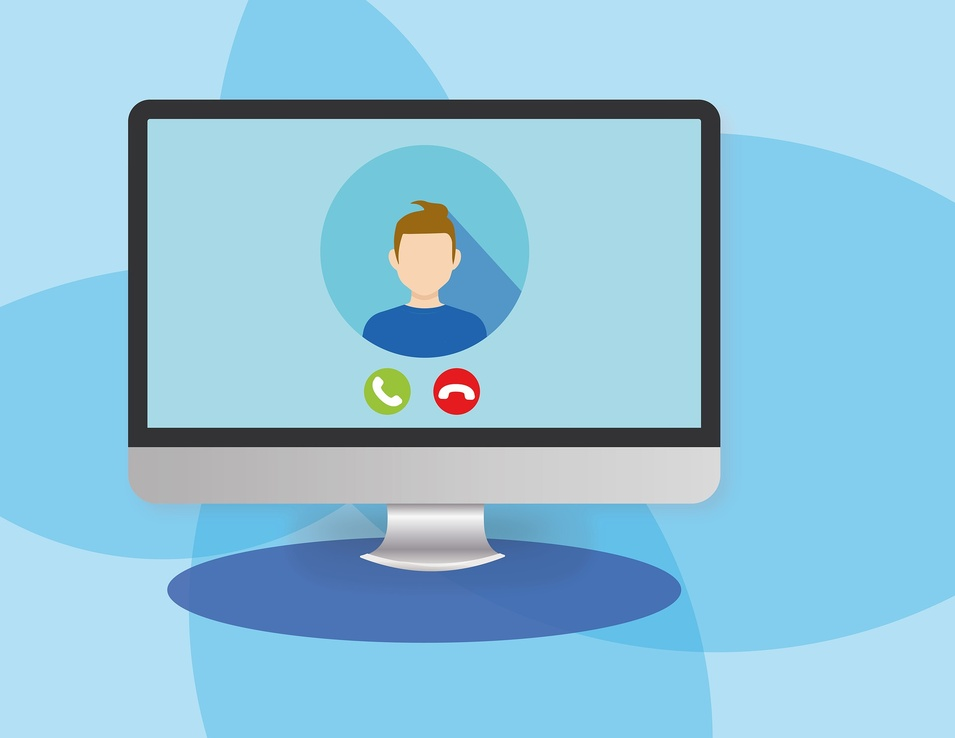
#> input picture example images/computer-5736011_1920.jpg, 955 x 738 px, shrunk from 1920 x 1484 before the run
$ python test.py
#> lines starting #> are read from the running program, lines starting #| are printed output that depends on the picture; long printed decimals are rounded
### source/watermark.py
import numpy as np
from numpy.random import Generator, PCG64
from cv2 import cv2

def embed_watermark(arr, seed:int, data:bytes, a=[-1, 0, 1], p=[0.1, 0.8, 0.1]):
    rg = Generator(PCG64(seed))
    for byte in data:
        for bit in [(byte >> i) & 1 for i in range(0, 8)]:
            pn = rg.choice(a, p=p, size=arr.shape)
            arr = arr + pn if bit else arr - pn
    arr[arr > 255] = 255
    arr[arr < 0] = 0
    return arr


def recover_watermark(arr, seed:int, length:int, a=[-1, 0, 1], p=[0.1, 0.8, 0.1]):
    rg = Generator(PCG64(seed))
    data = []
    for byte in range(0, length):
        byte = 0
        for i in range(0, 8):
            pn = rg.choice(a, p=p, size=arr.shape)
            byte += 1 << i if np.sign(np.sum(arr * pn)) > 0 else 0
        data.append(byte)
    return bytes(data)

### source/cvgui.py
import os
from functools import partial
from collections import namedtuple
from tkinter import filedialog
from cv2 import cv2
import numpy as np

class Area(tuple):
    AreaTuple = namedtuple('AreaTuple', ('height', 'width'))

    @classmethod
    def new(cls, window, top_left_pos, area_shape):
        '''
        初始化。由于tuple的初始化比较魔法，尝试了init和new无果之后被迫用这个奇怪的方法

        Parameters:
            window: CvWindow
            top_left_pos: Array[2]，显示区域左上角的位置
            area_shape: Array[2]，显示区域的高度和宽度
        '''
        verticle = slice(top_left_pos[0], top_left_pos[0] + area_shape[0])
        horizontal = slice(top_left_pos[1], top_left_pos[1] + area_shape[1])
        obj = (verticle, horizontal)
        self = cls(obj)
        self.window = window
        self.window_shape = cls.AreaTuple(window.win_h, window.win_w)
        self.img_shape = cls.AreaTuple(*window.img.shape[0:2])
        return self

    @property
    def height(self):
        return self[0].stop - self[0].start

    @property
    def width(self):
        return self[1].stop - self[1].start

    # [76 lines left out: functions move, scale, not called in this run]


class CvWindow(object):
    def __init__(self, img):
        self.img = img
        if self.img is None:
            raise ValueError('Empty image')
        self.win_h, self.win_w = 600, 600       # window size
        self.display_area = Area.new(self, [0, 0], self.img.shape[0:2])
        self.render()

    def render(self):
        # 拉伸图片到窗口宽度，同时保持宽高比
        # 注意：处理之前的高、宽对应原图像素，if-else语句之后对应屏幕像素
        height, width = self.display_area.height, self.display_area.width
        if height / width > self.win_h / self.win_w:
            height, width = self.win_h, int(self.win_h * width / height)
        else:
            height, width = int(self.win_w * height / width), self.win_w

        # 显示区域
        display = np.array(self.img)
        scaled = cv2.resize(display[self.display_area], (width, height), interpolation=cv2.INTER_NEAREST)

        # 用边框将图片充满窗口
        top = (self.win_h - height) // 2
        bot = self.win_h - height - top
        left = (self.win_w - width) // 2
        right = self.win_w - width - left
        self.display = cv2.copyMakeBorder(scaled, top, bot, left, right, cv2.BORDER_CONSTANT, (0, 0, 0))
        # 为了将鼠标点击投影回原图位置的变量
        self.scaled_size = Area.AreaTuple(height, width)
        self.top_border = top
        self.left_border = left

    # [12 lines left out: function on_mouse, not called in this run]

    def on_trackbar(self, bar_name, value):
        self.__setattr__(bar_name, value)

    def show(self):
        # 显示窗口
        win_name = 'CvGui'
        cv2.namedWindow(win_name, cv2.WINDOW_AUTOSIZE)
        cv2.setMouseCallback(win_name, self.on_mouse)
        key = None
        while True:
            cv2.imshow(win_name, self.display)
            key = cv2.waitKey(50)
            if key == 27:
                # ESC，退出
                break
            self.render()
        cv2.destroyWindow(win_name)


    # [9 lines left out: function project, not called in this run]


def main():
    return 0


# [3 lines that do not run on import are left out]

### source/test.py
from datetime import datetime
import numpy as np
from numpy.random import Generator, PCG64
import matplotlib.pyplot as plt
from cv2 import cv2

import watermark as wm
from cvgui import CvWindow

def show_img(img, winname='window'):
    while True:
        cv2.imshow(winname, img)
        key = cv2.waitKey()
        if key == 27:
            break


def jpeg_compress(img:np.ndarray, quality:int=100):
    result, jpeg = cv2.imencode('.jpeg', img, (cv2.IMWRITE_JPEG_QUALITY, 100))
    if result:
        return cv2.imdecode(jpeg, cv2.IMREAD_UNCHANGED)
    else:
        raise ValueError('JPEG compress error')


def bit_err_count(b1:bytes, b2:bytes):
    i = 0
    for byte1, byte2 in zip(b1, b2):
        diff = byte1 ^ byte2
        while diff:
            i += diff & 1
            diff >>= 1
    return i


def spatial_capacity():
    # bgr = cv2.imread('../example images/dog-5723334_1920.jpg')
    bgr = cv2.imread('../example images/computer-5736011_1920.jpg')
    seed = np.random.randint(0, np.iinfo(np.int32).max)
    length = 10
    data = np.random.bytes(length)
    a = [-1, 0, 1]
    p = [0.01, 0.98, 0.01]

    # embed & recover data
    begin = datetime.now()
    marked = wm.embed_watermark(bgr, seed, data, a, p)
    mark_end = datetime.now()
    recovered = wm.recover_watermark(marked, seed, length, a, p)
    finish = datetime.now()

    # calculate bit error rate
    print(f'time spent on marking: {mark_end - begin}')
    print(f'time spent on recovering: {finish - mark_end}')
    # print(f'data: {data}, recovered:{recovered}')
    print(f'{bit_err_count(data, recovered)} / {8 * length} bits wrong')

    # estimate data capacity
    diff = marked - bgr
    SNR = np.sum(diff ** 2) / np.sum(bgr ** 2)
    C = np.log2(1 + SNR)
    print('ideal capacity:', C)
    print('experimental capacity', length / marked.size)

    # Show watermarked image
    CvWindow(np.asarray(marked, dtype=np.uint8)).show()
    # show_img(np.asarray(marked, dtype=np.uint8))


def main():
    spatial_capacity()
#> in spatial_capacity, bgr is the input picture: shape (738, 955, 3); mean B, G, R 220.3, 196.7, 145.4
#> after the loop in recover_watermark, `for byte in range(0, length):`: data = [103, 170, 132, 151, 117, 228, 27, 183, 193, 12]
#| 11 / 80 bits wrong
#> in spatial_capacity, `diff = marked - bgr`:
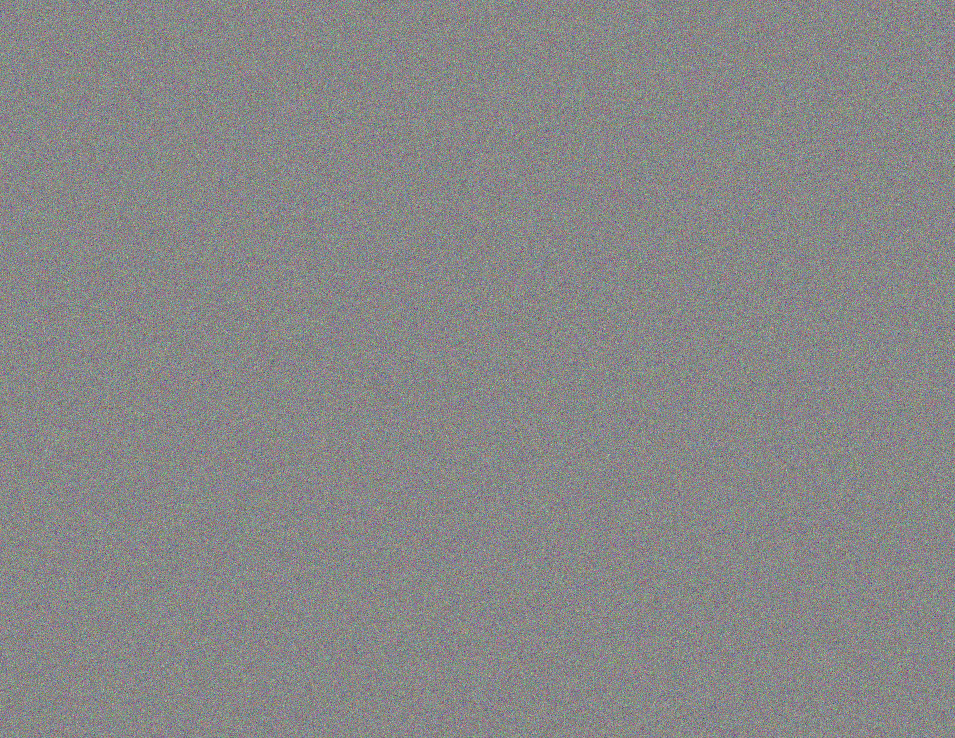
#> diff: shape (738, 955, 3) int64; mean of channels 0, 1, 2 0.000245, -0.00256, 0.00118; drawn with min black and max white
#> in spatial_capacity, `SNR = np.sum(diff ** 2) / np.sum(bgr ** 2)`: SNR = 0.0161
#> in spatial_capacity, `C = np.log2(1 + SNR)`: C = 0.023
#| ideal capacity: 0.02298
#| experimental capacity 4.729541187209429e-06
#> in render, `scaled = cv2.resize(display[self.display_area], (width, height), inter..`:
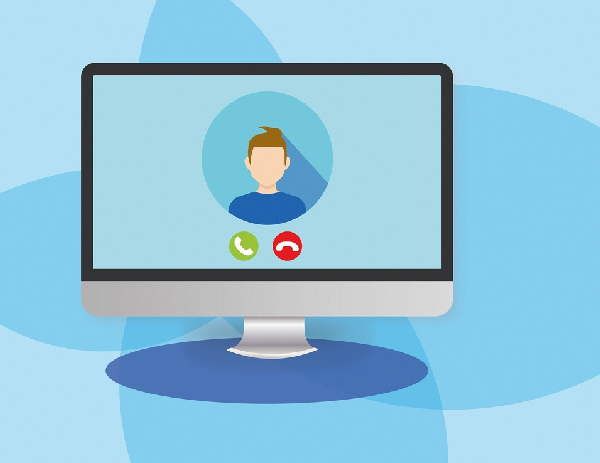
#> scaled: shape (463, 600, 3); mean of channels 0, 1, 2 220.4, 196.7, 145.4; drawn as B, G, R
#> in render, `self.display = cv2.copyMakeBorder(scaled, top, bot, left, right, cv2.B..`:
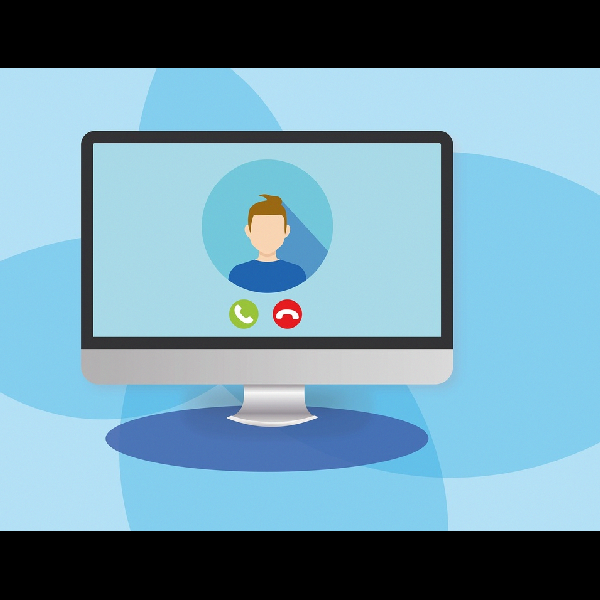
#> self.display: shape (600, 600, 3); mean of channels 0, 1, 2 170, 151.8, 112.2; drawn as B, G, R
#> (key Esc is pressed here)
    return 0


if __name__ == '__main__':
    import sys
    sys.exit(main())
#> (the program exits here)
